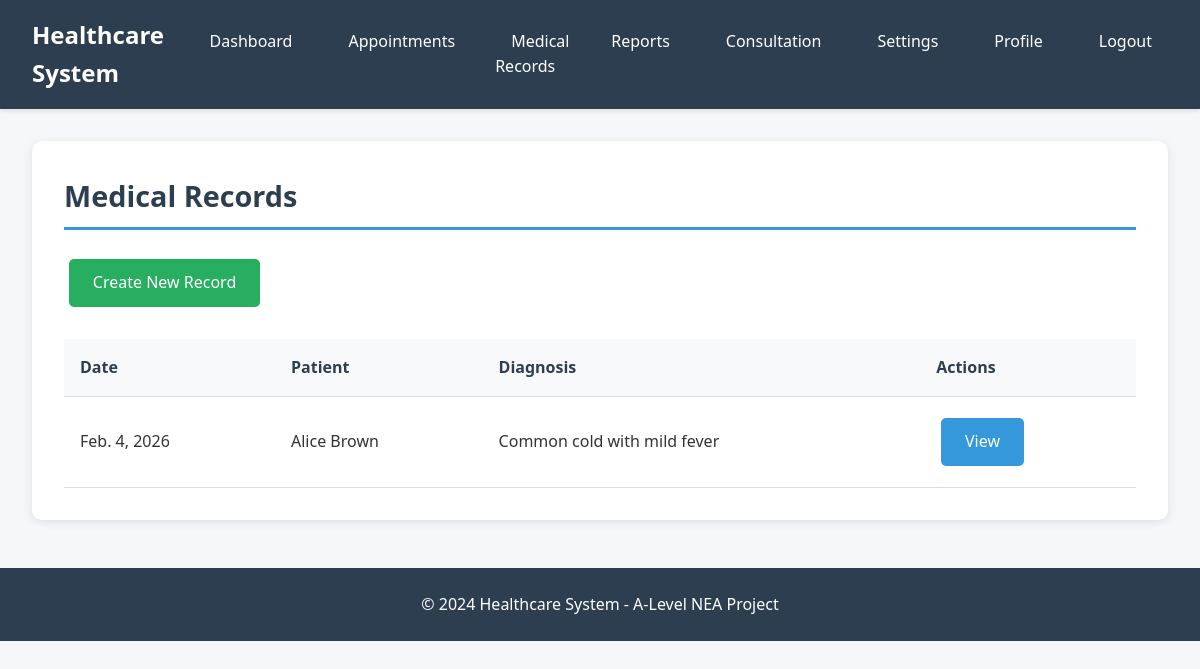
Page /reports/medical-records/ (signed in) on the committed database.
### reports/models.py (models this page shows, shortened)
class MedicalRecord(models.Model):
    patient = models.ForeignKey(PatientProfile, on_delete=models.CASCADE, related_name='medical_records')
    doctor = models.ForeignKey(DoctorProfile, on_delete=models.SET_NULL, null=True, related_name='created_records')
    appointment = models.ForeignKey(Appointment, on_delete=models.SET_NULL, null=True, blank=True, related_name='records')
    diagnosis = models.TextField()
    symptoms = models.TextField()
    prescription = models.TextField()
    lab_results = models.TextField(blank=True)
    notes = models.TextField(blank=True)
    record_date = models.DateField(auto_now_add=True)
    created_at = models.DateTimeField(auto_now_add=True)
    updated_at = models.DateTimeField(auto_now=True)
    class Meta:
        ordering = ['-record_date', '-created_at']

### accounts/models.py (models this page shows, shortened)
class PatientProfile(models.Model):
    user_profile = models.OneToOneField(UserProfile, on_delete=models.CASCADE, related_name='patient_info')
    blood_group = models.CharField(max_length=5, blank=True)
    emergency_contact = models.CharField(max_length=15, blank=True)
    emergency_contact_name = models.CharField(max_length=100, blank=True)
    allergies = models.TextField(blank=True)
    chronic_conditions = models.TextField(blank=True)

class UserProfile(models.Model):
    USER_TYPE_CHOICES = [
        ('doctor', 'Doctor'),
        ('patient', 'Patient'),
    ]
    user = models.OneToOneField(User, on_delete=models.CASCADE, related_name='profile')
    user_type = models.CharField(max_length=10, choices=USER_TYPE_CHOICES)
    phone_number = models.CharField(max_length=15, blank=True)
    date_of_birth = models.DateField(null=True, blank=True)
    address = models.TextField(blank=True)
    profile_picture = models.ImageField(upload_to='profile_pics/', blank=True, null=True)
    created_at = models.DateTimeField(auto_now_add=True)
    updated_at = models.DateTimeField(auto_now=True)
    email_notifications = models.BooleanField(default=True)
    sms_notifications = models.BooleanField(default=False)

### reports/views.py (the view)
# urls.py: path('medical-records/', views.medical_records_list, name='medical_records_list'),
@login_required
def medical_records_list(request):
    user_profile = UserProfile.objects.get(user=request.user)
    if user_profile.user_type == 'doctor':
        doctor_profile = DoctorProfile.objects.get(user_profile=user_profile)
        medical_records = MedicalRecord.objects.filter(doctor=doctor_profile)
    else:
        patient_profile = PatientProfile.objects.get(user_profile=user_profile)
        medical_records = MedicalRecord.objects.filter(patient=patient_profile)
    context = {
        'medical_records': medical_records,
        'user_profile': user_profile,
    }
    return render(request, 'reports/medical_records_list.html', context)

### templates/reports/medical_records_list.html (shortened to what this page needs)
{% extends 'base.html' %}
{% block content %}
<div class="card">
    <h2 class="card-header">Medical Records</h2>
    {% if user_profile.user_type == 'doctor' %}
    <a href="{% url 'reports:create_medical_record' %}" class="btn btn-success" style="margin-bottom: 1rem;">Create New Record</a>
    {% endif %}
    {% if medical_records %}
    <table>
        <thead>
            <tr>
                <th>Date</th>
                {% if user_profile.user_type == 'doctor' %}
                <th>Patient</th>
                {% else %}
                <th>Doctor</th>
                {% endif %}
                <th>Diagnosis</th>
                <th>Actions</th>
            </tr>
        </thead>
        <tbody>
            {% for record in medical_records %}
            <tr>
                <td>{{ record.record_date }}</td>
                {% if user_profile.user_type == 'doctor' %}
                <td>{{ record.patient.user_profile.user.get_full_name }}</td>
                {% else %}
                <td>Dr. {{ record.doctor.user_profile.user.get_full_name }}</td>
                {% endif %}
                <td>{{ record.diagnosis|truncatewords:15 }}</td>
                <td>
                    <a href="{% url 'reports:medical_record_detail' record.id %}" class="btn">View</a>
                </td>
            </tr>
            {% endfor %}
        </tbody>
    </table>
    {% else %}
    <p>No medical records found.</p>
    {% endif %}
</div>
{% endblock %}

### templates/base.html (style rules this page uses)
* { margin: 0; padding: 0; box-sizing: border-box; }
body { font-family: 'Segoe UI', Tahoma, Geneva, Verdana, sans-serif; background-color: #f5f7fa; color: #333; line-height: 1.6; }
.card { background: white; border-radius: 10px; padding: 2rem; margin-bottom: 2rem; box-shadow: 0 2px 10px rgba(0,0,0,0.1); }
.card-header { font-size: 1.8rem; margin-bottom: 1.5rem; color: #2c3e50; border-bottom: 3px solid #3498db; padding-bottom: 0.5rem; }
.btn { display: inline-block; padding: 0.7rem 1.5rem; background-color: #3498db; color: white; text-decoration: none; border-radius: 5px; border: none; cursor: pointer; font-size: 1rem; transition: background-color 0.3s; margin: 0.3rem; }
.btn-success { background-color: #27ae60; }
table { width: 100%; border-collapse: collapse; margin-top: 1rem; }
table th, table td { padding: 1rem; text-align: left; border-bottom: 1px solid #ddd; }
table th { background-color: #f8f9fa; font-weight: 600; color: #2c3e50; }

### rows in the picture
MedicalRecord: record_date "Feb. 4, 2026", patient.user_profile.user.get_full_name "Alice Brown", diagnosis "Common cold with mild fever"
